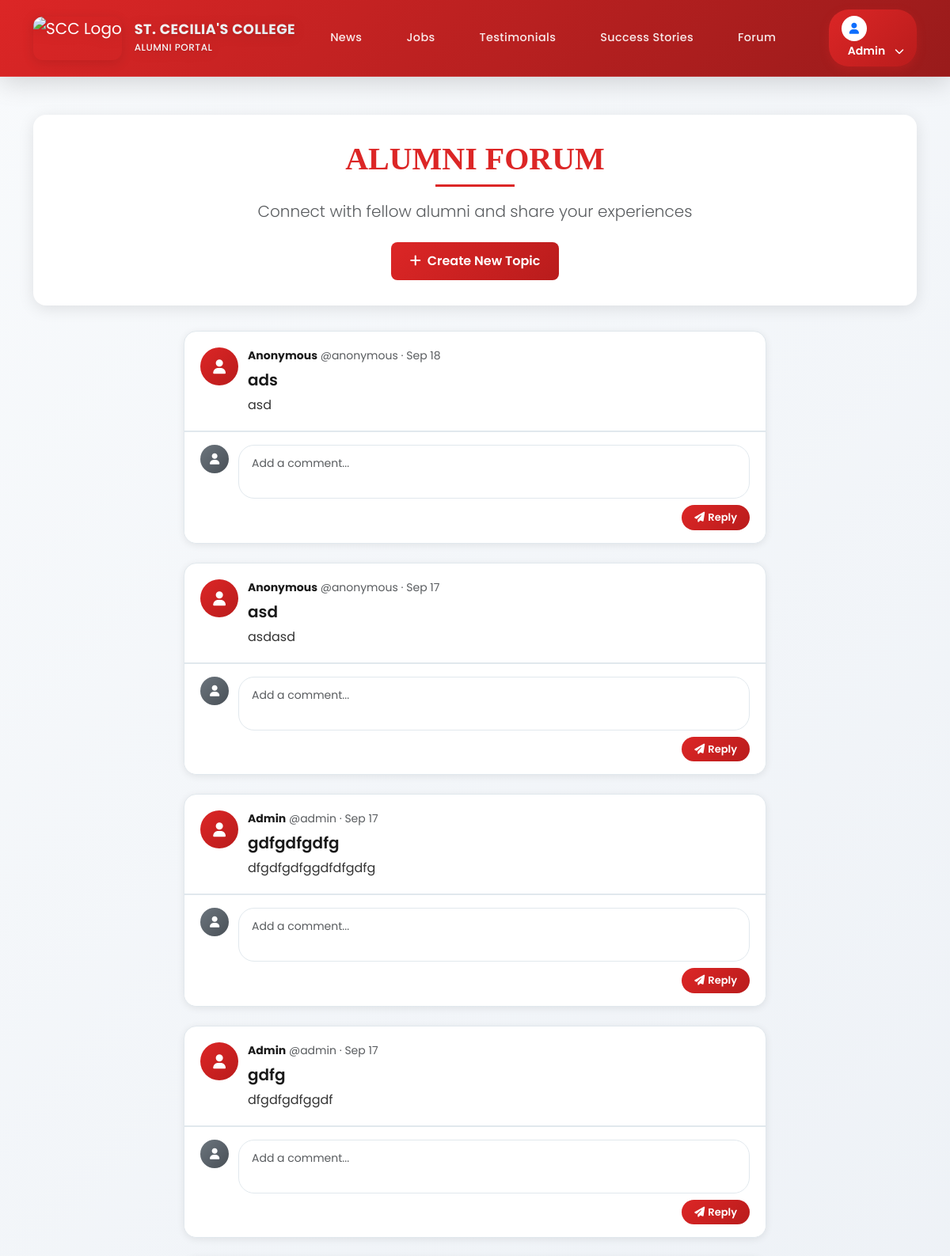
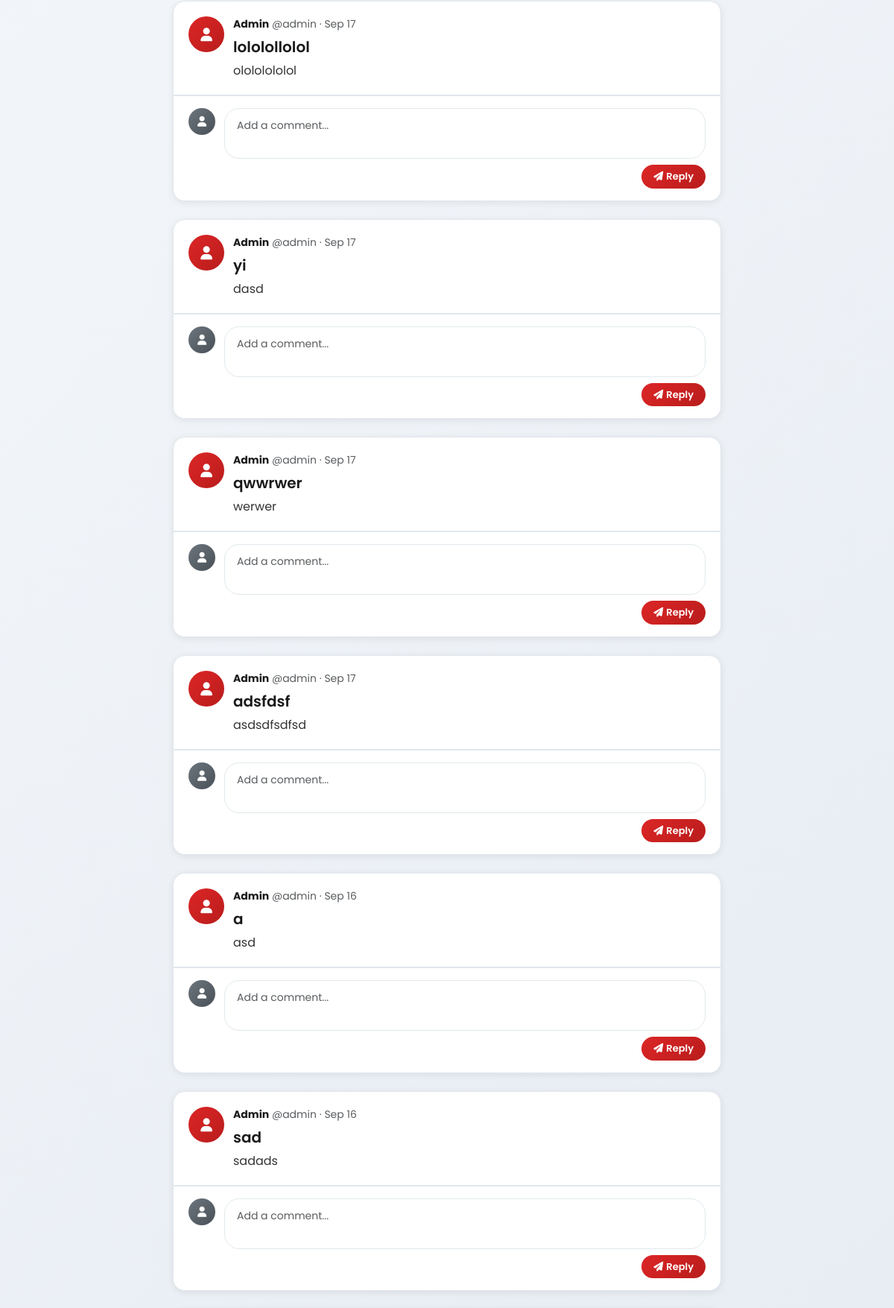
The app's page /forum/index.php (signed in, upper part) with its own data (2 pictures, top to bottom).
### tables this page shows
CREATE TABLE `forum_topics` (
  `id` int(30) NOT NULL,
  `title` varchar(250) NOT NULL,
  `description` text NOT NULL,
  `user_id` int(30) NOT NULL,
  `date_created` datetime NOT NULL DEFAULT current_timestamp()
);

CREATE TABLE `users` (
  `id` int(30) NOT NULL,
  `name` varchar(255) NOT NULL,
  `username` varchar(200) NOT NULL,
  `password` varchar(255) NOT NULL,
  `type` tinyint(1) NOT NULL DEFAULT 3 COMMENT '1=Admin,2=Officer,3=Alumnus',
  `auto_generated_pass` varchar(255) DEFAULT '',
  `alumnus_id` int(30) DEFAULT NULL
);

### forum/index.php (the view, shortened to what this page needs)
<?php
$user = $_SESSION['user'];
$alumni = null;
$pdo = get_pdo();
$topics = [];
try {
    $stmt = $pdo->prepare("SELECT ft.*, u.name as author_name FROM forum_topics ft LEFT JOIN users u ON ft.user_id = u.id ORDER BY ft.date_created DESC");
    $stmt->execute();
    $topics = $stmt->fetchAll();
} catch (Exception $e) {
}
?>
<!DOCTYPE html>
<html lang="en">
<head>
    <link rel="stylesheet" href="https://cdn.jsdelivr.net/npm/bootstrap@5.3.3/dist/css/bootstrap.min.css">
    <link rel="stylesheet" href="https://cdnjs.cloudflare.com/ajax/libs/font-awesome/6.4.0/css/all.min.css">
</head>
<body>
  <nav class="navbar navbar-expand-lg navbar-dark">
    <div class="container">
      <a class="navbar-brand d-flex align-items-center" href="/scratch/dashboard.php">
        <img src="/scratch/images/scc.png" alt="SCC Logo" class="me-3">
        <div class="navbar-brand-text">
          <div style="font-size: 1.1rem; font-weight: 700; line-height: 1.2; color: white;">ST. CECILIA'S COLLEGE</div>
          <div style="font-size: 0.75rem; font-weight: 500; letter-spacing: 0.5px; margin-top: 2px; color: rgba(255,255,255,0.9);">ALUMNI PORTAL</div>
        </div>
      </a>
      <div class="collapse navbar-collapse" id="navbarNav">
          <ul class="navbar-nav me-auto">
            <li class="nav-item">
              <a class="nav-link" href="/scratch/news/index.php">News</a>
            </li>
            <li class="nav-item">
              <a class="nav-link" href="/scratch/jobs/index.php">Jobs</a>
            </li>
            <li class="nav-item">
              <a class="nav-link" href="/scratch/testimonials/index.php">Testimonials</a>
            </li>
            <li class="nav-item">
              <a class="nav-link" href="/scratch/success-stories/index.php">Success Stories</a>
            </li>
            <li class="nav-item">
              <a class="nav-link" href="/scratch/forum/index.php">Forum</a>
            </li>
          </ul>
        <div class="profile-dropdown">
          <button class="btn profile-btn" type="button" data-bs-toggle="dropdown" style="background: linear-gradient(135deg, #dc2626, #b91c1c); border: none; border-radius: 25px; padding: 8px 16px; color: white; font-weight: 600; box-shadow: 0 4px 12px rgba(220, 38, 38, 0.3); transition: all 0.3s ease;">
            <?php if (!empty($alumni['avatar'])): ?>
              <img src="/scratch/uploads/<?= htmlspecialchars($alumni['avatar']) ?>" alt="Profile" class="profile-avatar" style="width: 32px; height: 32px; border-radius: 50%; object-fit: cover; border: 2px solid rgba(255,255,255,0.3);">
            <?php else: ?>
              <div class="profile-avatar bg-white d-flex align-items-center justify-content-center text-primary" style="width: 32px; height: 32px; border-radius: 50%; border: 2px solid rgba(255,255,255,0.3);">
                <i class="fas fa-user" style="font-size: 14px;"></i>
              </div>
            <?php endif; ?>
            <span style="font-size: 14px; margin-left: 8px;"><?= htmlspecialchars($user['name']) ?></span>
            <i class="fas fa-chevron-down ms-2" style="font-size: 12px; transition: transform 0.3s ease;"></i>
          </button>
        </div>
      </div>
    </div>
  </nav>
    <div class="container py-5">
        <div class="section-header text-center">
            <h1 class="section-title">ALUMNI FORUM</h1>
            <div class="section-underline"></div>
            <p class="lead text-muted mt-3">Connect with fellow alumni and share your experiences</p>
            <div class="mt-4">
                <a href="create.php" class="btn btn-primary">
                    <i class="fas fa-plus me-2"></i>Create New Topic
                </a>
            </div>
        </div>
        <div class="row">
            <div class="col-lg-8 mx-auto">
                <?php if (!empty($topics)): ?>
                    <?php foreach ($topics as $topic): ?>
                        <div class="thread-card mb-4">
                            <div class="thread-header">
                                <div class="d-flex align-items-start">
                                    <div class="thread-avatar">
                                        <i class="fas fa-user"></i>
                                    </div>
                                    <div class="thread-content">
                                        <div class="thread-meta">
                                            <strong><?= htmlspecialchars($topic['author_name'] ?? 'Anonymous') ?></strong>
                                            <span class="text-muted">@<?= strtolower(str_replace(' ', '', $topic['author_name'] ?? 'anonymous')) ?></span>
                                            <span class="text-muted">·</span>
                                            <span class="text-muted"><?= date('M d', strtotime($topic['date_created'])) ?></span>
                                        </div>
                                        <div class="thread-text">
                                            <h5 class="mb-2"><?= htmlspecialchars($topic['title']) ?></h5>
                                            <p class="mb-0"><?= nl2br(htmlspecialchars($topic['description'])) ?></p>
                                        </div>
                                    </div>
                                </div>
                            </div>
                            <div class="thread-comments">
                                <div class="comment-form">
                                    <form class="comment-form-ajax" data-topic-id="<?= $topic['id'] ?>">
                                        <div class="d-flex align-items-start">
                                            <div class="comment-avatar">
                                                <i class="fas fa-user"></i>
                                            </div>
                                            <div class="comment-input-wrapper">
                                                <textarea class="form-control comment-input" name="comment" placeholder="Add a comment..." rows="2" required></textarea>
                                                <div class="comment-actions">
                                                    <button type="submit" class="btn btn-primary btn-sm">
                                                        <i class="fas fa-paper-plane me-1"></i>Reply
                                                    </button>
                                                </div>
                                            </div>
                                        </div>
                                    </form>
                                </div>
                            </div>
                        </div>
                    <?php endforeach; ?>
                <?php endif; ?>
            </div>
        </div>
    </div>
</body>
</html>

### forum/index.php (style rules this page uses)
body { font-family: 'Poppins', sans-serif; background: linear-gradient(135deg, #f8fafc 0%, #e2e8f0 100%); min-height: 100vh; }
.navbar { background: linear-gradient(135deg, #dc2626 0%, #991b1b 100%) !important; box-shadow: 0 8px 32px rgba(0,0,0,0.15); backdrop-filter: blur(20px); border-bottom: 1px solid rgba(255,255,255,0.1); padding: 0.75rem 0; position: sticky; top: 0; z-index: 1000; }
.navbar-brand { transition: all 0.3s ease; filter: drop-shadow(0 2px 8px rgba(0,0,0,0.1)); }
.navbar-brand img { height: 55px; width: auto; border-radius: 12px; box-shadow: 0 4px 15px rgba(0,0,0,0.1); transition: all 0.3s ease; }
.navbar-brand-text { background: linear-gradient(45deg, #ffffff, #f0f9ff); -webkit-background-clip: text; -webkit-text-fill-color: transparent; background-clip: text; text-shadow: 0 2px 4px rgba(0,0,0,0.1); font-weight: 700; letter-spacing: 0.5px; transition: all 0.3s ease; }
.nav-link { font-weight: 500; padding: 0.75rem 1.5rem !important; border-radius: 25px; transition: all 0.3s ease; margin: 0 0.25rem; letter-spacing: 0.025em; font-size: 0.9rem; color: rgba(255,255,255,0.9) !important; }
.profile-btn { position: relative; overflow: hidden; }
.profile-btn::before { content: ''; position: absolute; top: 0; left: -100%; width: 100%; height: 100%; background: linear-gradient(90deg, transparent, rgba(255,255,255,0.2), transparent); transition: left 0.5s; }
.profile-btn { background: rgba(255,255,255,0.1); border: 1px solid rgba(255,255,255,0.2); color: white; padding: 0.5rem 1rem; border-radius: 25px; transition: all 0.3s ease; }
.btn-primary { background: linear-gradient(135deg, #dc2626, #b91c1c); border: none; border-radius: 8px; padding: 0.75rem 1.5rem; font-weight: 600; transition: all 0.3s ease; }
.thread-card { background: white; border-radius: 16px; box-shadow: 0 2px 10px rgba(0,0,0,0.08); border: 1px solid #e1e8ed; overflow: hidden; }
.thread-header { padding: 20px; border-bottom: 1px solid #e1e8ed; }
.thread-avatar { width: 48px; height: 48px; background: linear-gradient(135deg, #dc2626, #b91c1c); border-radius: 50%; display: flex; align-items: center; justify-content: center; color: white; font-size: 18px; margin-right: 12px; flex-shrink: 0; }
.thread-content { flex: 1; }
.thread-meta { margin-bottom: 8px; font-size: 14px; }
.thread-meta strong { color: #1a1a1a; }
.thread-text h5 { color: #1a1a1a; font-weight: 600; margin-bottom: 8px; }
.thread-text p { color: #333; line-height: 1.5; }
.thread-comments { background: #f8f9fa; border-top: 1px solid #e1e8ed; }
.comment-avatar { width: 36px; height: 36px; background: linear-gradient(135deg, #6c757d, #495057); border-radius: 50%; display: flex; align-items: center; justify-content: center; color: white; font-size: 14px; margin-right: 12px; flex-shrink: 0; }
.comment-form { padding: 16px 20px; background: white; }
.comment-input-wrapper { flex: 1; }
.comment-input { border: 1px solid #e1e8ed; border-radius: 20px; padding: 12px 16px; resize: none; font-size: 14px; transition: all 0.3s ease; }
.comment-actions { margin-top: 8px; display: flex; justify-content: flex-end; }
.comment-actions .btn { border-radius: 20px; padding: 6px 16px; font-size: 13px; font-weight: 600; }
.section-header { background: white; border-radius: 16px; padding: 2rem; margin-bottom: 2rem; box-shadow: 0 4px 20px rgba(0,0,0,0.1); }
.section-title { color: #dc2626; font-family: 'Times New Roman', serif; font-size: 2.5rem; font-weight: bold; margin-bottom: 0.5rem; }
.section-underline { width: 100px; height: 3px; background: #dc2626; margin: 0 auto; }

### records on screen
forum_topics: author_name "Anonymous", author_name "anonymous", date_created "Sep 18", title "ads", description "asd"
forum_topics: author_name "Anonymous", author_name "anonymous", date_created "Sep 17", title "asd", description "asdasd"
forum_topics: user.name "Admin", user.name "admin", date_created "Sep 17", title "gdfgdfgdfg", description "dfgdfgdfggdfdfgdfg"
forum_topics: user.name "Admin", user.name "admin", date_created "Sep 17", title "gdfg", description "dfgdfgdfggdf"
forum_topics: user.name "Admin", user.name "admin", date_created "Sep 17", title "lololollolol", description "olololololol"
forum_topics: user.name "Admin", user.name "admin", date_created "Sep 17", title "yi", description "dasd"
forum_topics: user.name "Admin", user.name "admin", date_created "Sep 17", title "qwwrwer", description "werwer"
forum_topics: user.name "Admin", user.name "admin", date_created "Sep 17", title "adsfdsf", description "asdsdfsdfsd"
forum_topics: user.name "Admin", user.name "admin", date_created "Sep 16", title "a", description "asd"
forum_topics: user.name "Admin", user.name "admin", date_created "Sep 16", title "sad", description "sadads"

### other values on screen
$user['name'] "Admin"
